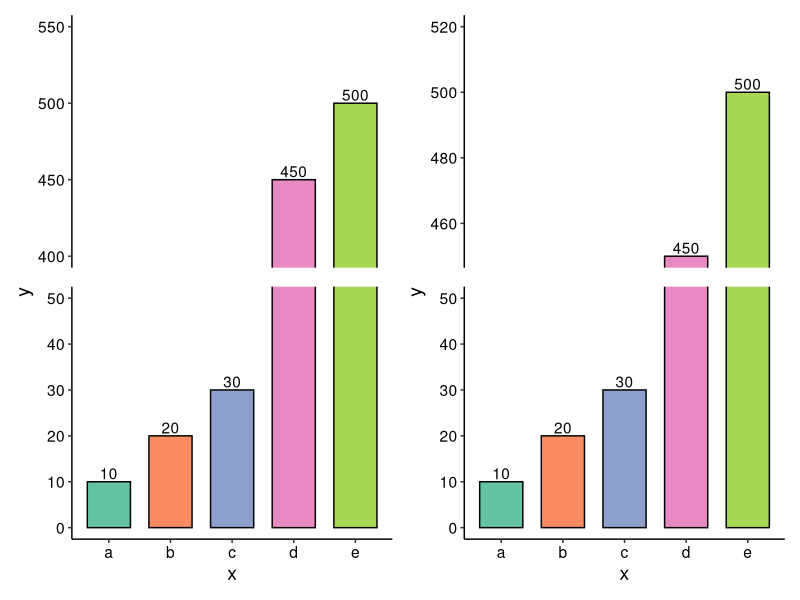
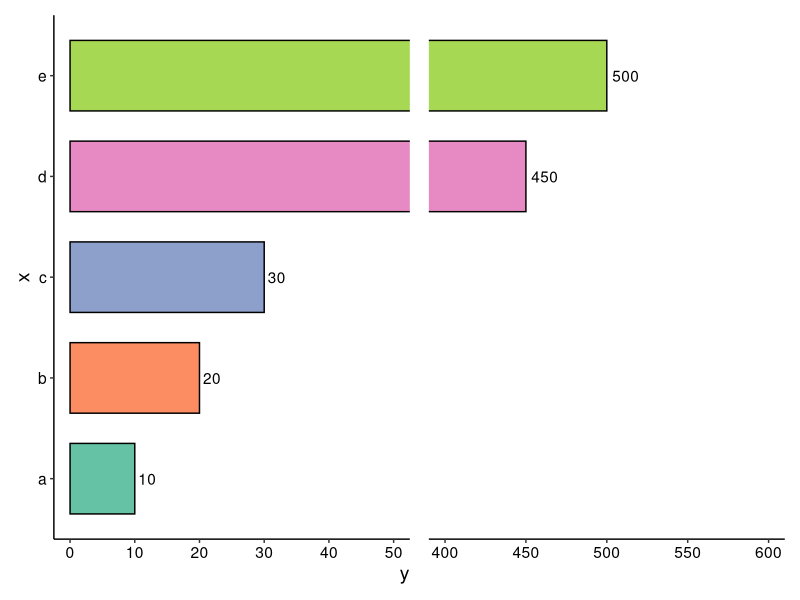
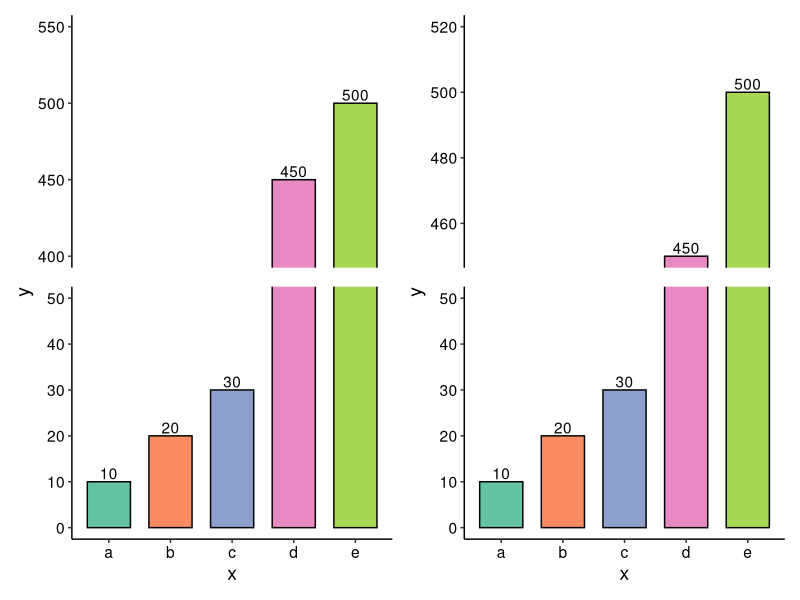
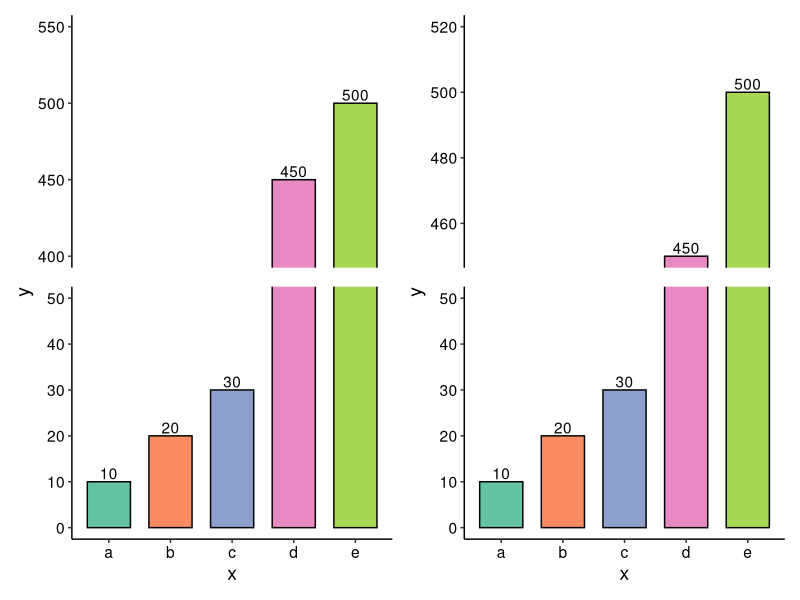

Generate these figures, in order, with R:

library(tidyverse)
library(patchwork)
library(RColorBrewer)


a <- data.frame(
  x = c("a", "b", "c", "d", "e"),
  y = c(10, 20, 30, 450, 500)
)

lower <- a %>% 
  ggplot(aes(x = x, y = y)) +
  geom_bar(stat = "identity", aes(fill = x),
           width = 0.7, color = "black") +
  geom_text(aes(label = y), vjust = -0.2) +
  scale_fill_manual(values = brewer.pal(8, "Set2")) +
  theme_classic() +
  theme(legend.position = "none",
        axis.title.y = element_text(hjust =1 )) +
  coord_cartesian(ylim = c(0, 50))

upper1 <- a %>% 
  ggplot(aes(x = x, y = y)) +
  geom_bar(stat = "identity", aes(fill = x),
           width = 0.7, color = "black") +
  geom_text(aes(label = y), vjust = -0.2) +
  scale_fill_manual(values = brewer.pal(8, "Set2")) +
  labs(x = NULL,
       y = NULL) +
  theme_classic() +
  theme(legend.position = "none",
        axis.line.x = element_blank(),
        axis.ticks.x = element_blank(),
        axis.text.x = element_blank()) +
  coord_cartesian(ylim = c(400, 550))

upper2 <- a %>% 
  ggplot(aes(x = x, y = y)) +
  geom_bar(stat = "identity", aes(fill = x),
           width = 0.7, color = "black") +
  geom_text(aes(label = y), vjust = -0.2) +
  scale_fill_manual(values = brewer.pal(8, "Set2")) +
  labs(x = NULL,
       y = NULL) +
  theme_classic() +
  theme(legend.position = "none",
        axis.line.x = element_blank(),
        axis.ticks.x = element_blank(),
        axis.text.x = element_blank()) +
  coord_cartesian(ylim = c(450, 520))


broken1 <- wrap_plots(upper1, lower, nrow = 2) &
  theme(axis.text = element_text(color = "black"),
        text = element_text(size = 14))

 broken2 <- wrap_plots(upper2, lower, nrow = 2) &
  theme(axis.text = element_text(color = "black"),
        text = element_text(size = 14))

wrap_plots(broken1, broken2, nrow = 1)

ggsave("../Results/Broken_axis.svg", height = 4, width = 6, bg = "white")
ggsave("../Results/Broken_axis.png", height = 4, width = 6, bg = "white")




left <- a %>% 
  ggplot(aes(x = y, y = x)) +
  geom_bar(stat = "identity", aes(fill = x),
           width = 0.7, color = "black") +
  geom_text(aes(label = y), hjust = -0.2) +
  scale_fill_manual(values = brewer.pal(8, "Set2")) +
  theme_classic() +
  theme(legend.position = "none",
        axis.title.x = element_text(hjust =1 )) +
  coord_cartesian(xlim = c(0, 50))


right <- a %>% 
  ggplot(aes(x = y, y = x)) +
  geom_bar(stat = "identity", aes(fill = x),
           width = 0.7, color = "black") +
  geom_text(aes(label = y),hjust = -0.2) +
  scale_fill_manual(values = brewer.pal(8, "Set2")) +
  labs(x = NULL,
       y = NULL) +
  theme_classic() +
  theme(legend.position = "none",
        axis.line.y = element_blank(),
        axis.ticks.y = element_blank(),
        axis.text.y = element_blank()) +
  coord_cartesian(xlim = c(400, 600))

wrap_plots(left, right, nrow = 1) &
  theme(axis.text = element_text(color = "black"),
        text = element_text(size = 14))
